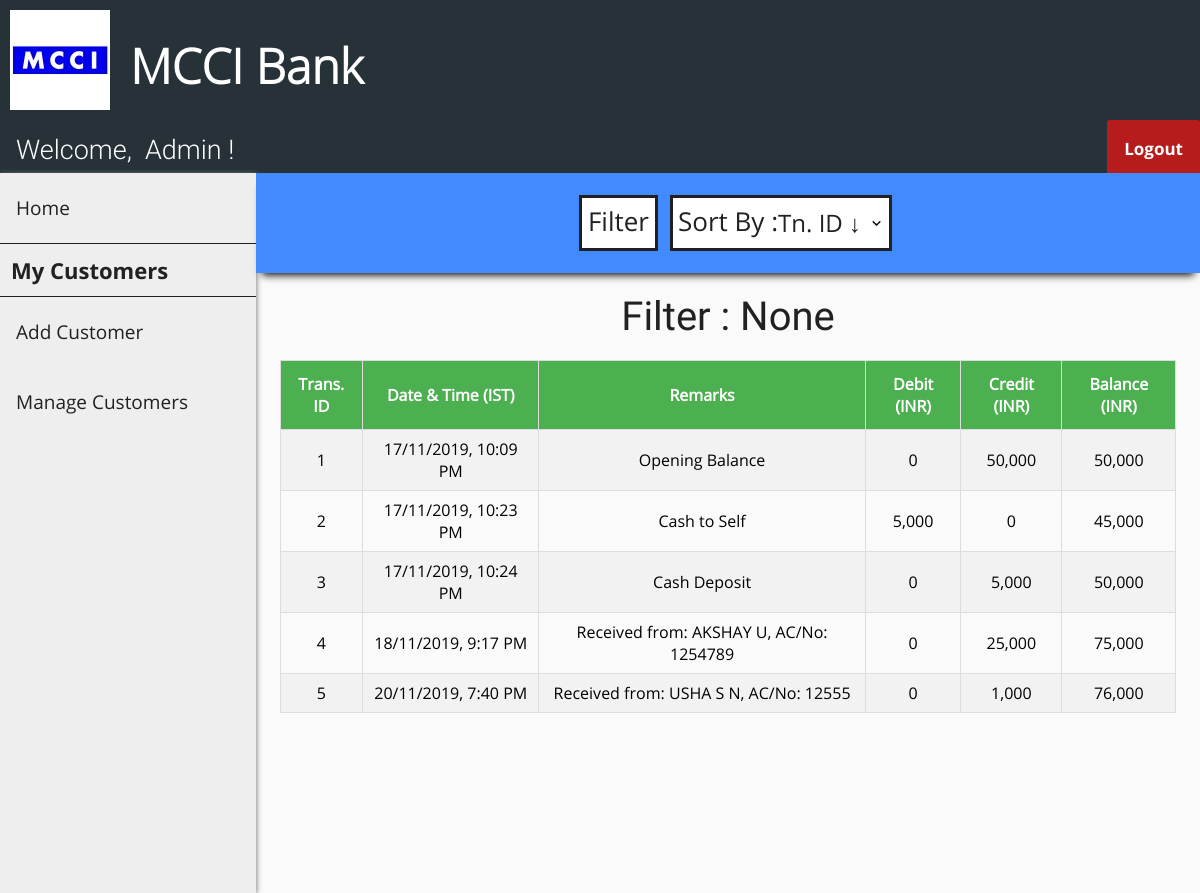
The page /transactions.php?cust_id=1 (signed in) on the database its author committed.
### tables this page shows
CREATE TABLE `passbook1` (
  `trans_id` int(11) NOT NULL,
  `trans_date` datetime DEFAULT NULL,
  `remarks` varchar(255) DEFAULT NULL,
  `debit` int(11) DEFAULT NULL,
  `credit` int(11) DEFAULT NULL,
  `balance` int(11) DEFAULT NULL
);

### transactions.php (the view, shortened to what this page needs)
<?php
include "connect.php";
include "header.php";
include "user_navbar.php";
include "admin_sidebar.php";
$sql0 = "SELECT * FROM passbook".$_SESSION['cust_id'];
$filter_indicator = "None";
?>
<!DOCTYPE html>
<html>
    <head>
        <link rel="stylesheet" href="transactions_style.css">
    </head>
    <body>
        <div class="search-bar-wrapper">
            <div class="search-bar" id="the-search-bar">
                <div class="flex-item-search-bar" id="fi-search-bar">
                    <button id="search" onclick="document.getElementById('id01').style.display='block'">Filter</button>
                    <div class="flex-item-by">
                        <label id="sort">Sort By :</label>
                    </div>
                    <div class="flex-item-search-by">
                        <select name="by" onChange="window.location.href=this.value">
                            <option selected disabled hidden>
                                <?php if (empty($_GET['sort'])) {?>Tn. ID &darr;<?php } ?>
                            </option>
                        </select>
                    </div>
                </div>
            </div>
        </div>
        <div class="flex-container">
            <p id="none">Filter : <?php echo $filter_indicator ?></p>
        </div>
        <div class="flex-container">
            <?php
            $result = $conn->query($sql0);
            if ($result->num_rows > 1) {?>
            <table id="transactions">
                <tr>
                    <th>Trans. ID</th>
                    <th>Date & Time (IST)</th>
                    <th>Remarks</th>
                    <th>Debit (INR)</th>
                    <th>Credit (INR)</th>
                    <th>Balance (INR)</th>
                </tr>
                <?php
                while($row = $result->fetch_assoc()) {?>
                <tr>
                    <td><?php echo $row["trans_id"]; ?></td>
                    <td>
                        <?php
                        $time = strtotime($row["trans_date"]);
                        $sanitized_time = date("d/m/Y, g:i A", $time);
                        echo $sanitized_time;
                        ?>
                    </td>
                    <td><?php echo $row["remarks"]; ?></td>
                    <td><?php echo number_format($row["debit"]); ?></td>
                    <td><?php echo number_format($row["credit"]); ?></td>
                    <td><?php echo number_format($row["balance"]); ?></td>
                </tr>
                <?php } ?>
            </table>
            <?php
        }
        else
        {
            ?>
            <p id="none"> No results found :(</p>
            <?php
        }
        $conn->close(); ?>
        </div>
    </body>
</html>

### header_style.css (style rules this page uses)
body { margin: 0; padding: 0; background-color: #FAFAFA; }

### transactions_style.css (style rules this page uses)
.flex-container { display: -webkit-flex; display: flex; margin-left: 256px; width: auto; height: auto; padding-top: 20px; flex-direction: column; overflow-x: auto; }
.search-bar-wrapper { height: 100px; }
.search-bar-wrapper .search-bar { display: -webkit-flex; display: flex; margin-left: 256px; position: relative; width: auto; height: 100px; flex-direction: column; background-color: #448AFF; box-shadow: 0 8px 8px -6px black; overflow: hidden; }
label[id="sort"] { display: block; float: left; color: #212121; font-family: OpenSans-Regular; font-size: 26px; background-color: white; border: 3px solid #212121; border-right: 0; margin: 12px; margin-right: 0px; height: 45px; padding-top: 5px; padding-left: 5px; }
select { font-family: OpenSans-Regular; color: #212121; font-size: 24px; background: url("images/down_arrow.png") 96% / 15% no-repeat #eee; -webkit-appearance: none; -moz-appearance: none; background-color: white; border: 3px solid #212121; border-left: 0; margin: 12px; margin-left: 0px; height: 56px; width: 115%; }
.flex-item-search-bar { display: -webkit-flex; display: flex; flex-direction: row; margin: auto; width: auto; height: auto; }
button[id="search"] { font-family: OpenSans-Regular; color: #212121; font-size: 26px; background-color: white; cursor: pointer; height: 40px; margin-top: 12px; padding-top: 5px; padding-bottom: 45px; border: 3px solid #212121; }
label { display: block; float: left; color: #212121; font-family: OpenSans-Bold; font-size: 20px; }
#transactions { font-family: OpenSans-Regular; border-collapse: collapse; width: 80%; margin: auto; }
@media screen and (max-width: 1280px) { #transactions { width: 95%; } }
#transactions td, #transactions th { text-align: center; border: 1px solid #ddd; padding: 8px; }
#transactions tr:nth-child(even) { background-color: #f2f2f2; }
#transactions th { padding-top: 12px; padding-bottom: 12px; background-color: #4CAF50; color: white; }
p[id="none"] { margin: auto; font-size: 40px; color: #212121; font-family: Roboto-Regular; }

### rows shown on the page
passbook1: trans_id "1", trans_date "17/11/2019, 10:09 PM", remarks "Opening Balance", debit "0", credit "50,000", balance "50,000"
passbook1: trans_id "2", trans_date "17/11/2019, 10:23 PM", remarks "Cash to Self", debit "5,000", credit "0", balance "45,000"
passbook1: trans_id "3", trans_date "17/11/2019, 10:24 PM", remarks "Cash Deposit", debit "0", credit "5,000", balance "50,000"
passbook1: trans_id "4", trans_date "18/11/2019, 9:17 PM", remarks "Received from: AKSHAY U, AC/No: 1254789", debit "0", credit "25,000", balance "75,000"
passbook1: trans_id "5", trans_date "20/11/2019, 7:40 PM", remarks "Received from: USHA S N, AC/No: 12555", debit "0", credit "1,000", balance "76,000"

### other values the page prints
$filter_indicator "None"
